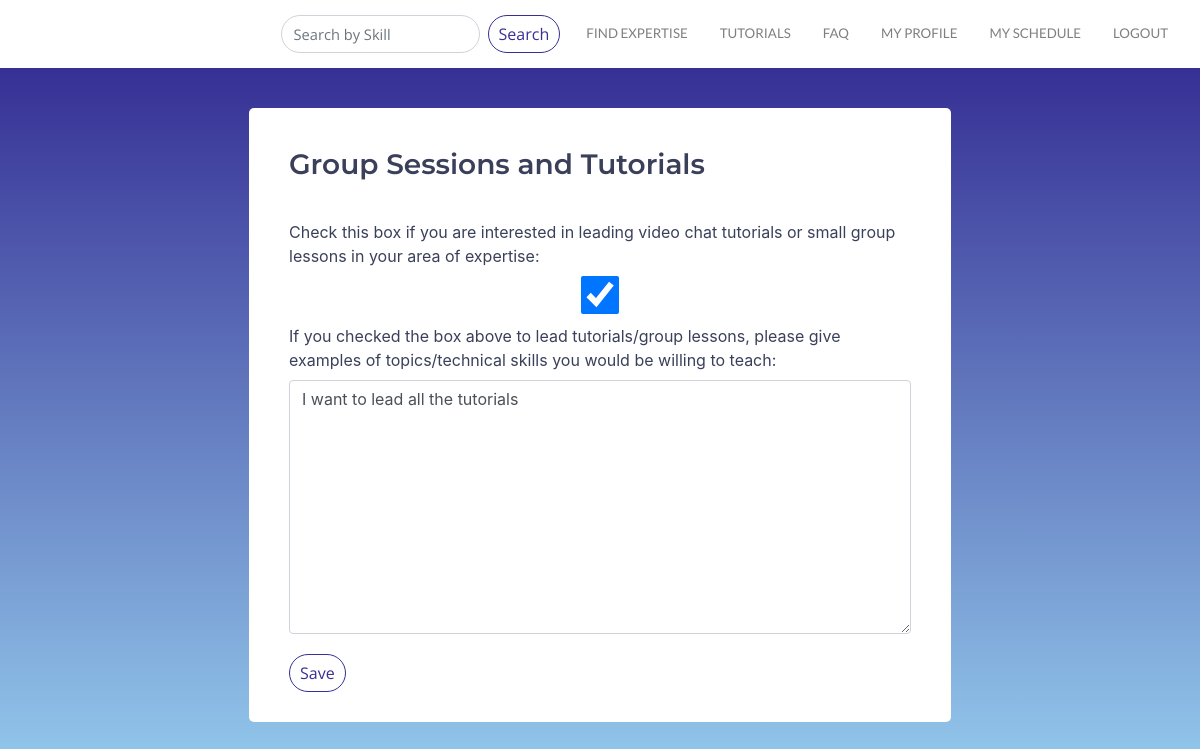
/search/users/profile/edit/tutorials/ (signed in), run on the app's committed database.
### users/models.py (models this page shows)
class CustomUser(AbstractUser):
    objects = CustomUserManager()
    position = models.CharField(max_length =10000, null=True, default='', blank=True)
    bio = models.CharField(max_length =10000, null=True, default='', blank=True)
    skills = TaggableManager(help_text="A comma-separated list of tags.")
    image = models.ImageField(upload_to="profile_image", blank=True)
    website = models.CharField(max_length=10000, null=True, default='', blank=True)
    skill_area1_title = models.CharField(max_length =10000, null=True, default='', blank=True)
    skill_area1 = models.CharField(max_length =10000, null=True, default='', blank=True)
    skill_area2_title = models.CharField(max_length =10000, null=True, default='', blank=True)
    skill_area2 = models.CharField(max_length =10000, null=True, default='', blank=True)
    skill_area3_title = models.CharField(max_length =10000, null=True, default='', blank=True)
    skill_area3 = models.CharField(max_length =10000, null=True, default='', blank=True)
    skill_area4_title = models.CharField(max_length =10000, null=True, default='', blank=True)
    skill_area4 = models.CharField(max_length =10000, null=True, default='', blank=True)
    skill_area5_title = models.CharField(max_length =10000, null=True, default='', blank=True)
    skill_area5 = models.CharField(max_length =10000, null=True, default='', blank=True)
    software_hardware = models.CharField(max_length =10000, null=True, default='', blank=True)
    software_hardware_intermediate = models.CharField(max_length =10000, null=True, default='', blank=True)
    availability = models.CharField(max_length=10000, null=True, default='', blank=True)
    rate = models.CharField(max_length= 10000, null=True, default='', blank=True)
    expert = models.BooleanField(blank=True, default=False)
    gives_tutorials = models.BooleanField(blank=True, default=False)
    tutorial_area = models.CharField(max_length =10000, null=True, default='', blank=True)
    wants_expert = models.BooleanField(blank=True, default=False)
    needs_help_with = models.CharField(max_length =10000, null=True, default='', blank=True)
    profile_under_review = models.BooleanField(blank=True, default=False)
    profile_approved = models.BooleanField(blank=True, default=False)

### users/views.py (the view)
# urls.py: path('profile/edit/tutorials/', views.EditProfileTutorialView, name='edit_profile_tutorials'),
@login_required
def EditProfileTutorialView(request):
    form_two =EditProfileDetail()
    if request.method == 'POST':
        form_two = EditProfileDetail(request.POST, instance =request.user)
        if form_two.is_valid():
            form_two.save()
        return HttpResponseRedirect(reverse('profile'))
    else:
        form_two = EditProfileDetail(instance = request.user)
        return render(request, 'edit_profile_tutorials.html', {
            'form_two': form_two,
        })

### templates/edit_profile_tutorials.html (shortened to what this page needs)
{% extends 'layout.html' %}
{% load static %}
{% load widget_tweaks %}
{% block content %}
<div class="container-fluid booking">
<form  class="form-group booking_form"  method="post">
    <div class="container" id="booking_form">
    <h3 class="edit_profile_subheading">Group Sessions and Tutorials</h3>
        {{ form_two.gives_tutorials.label_tag }}
          {% render_field form_two.gives_tutorials class="form-control" %}
        {{ form_two.tutorial_area.label_tag }}
          {% render_field form_two.tutorial_area class="form-control" %}
     <button type="submit" class="btn btn-primary edit_profile">Save</button>
    </div>
     </form>
    </div>
{% endblock %}

### static/css/layout.css (style rules this page uses)
.btn-primary { margin: 10px 0px; }
button.btn.btn-primary.edit_profile { padding: 6px 10px 6px 10px; margin: 20px 20px 20px 0px; background-color: transparent; border: 1px solid #363095; color: #363095; border-radius: 20px; font-family: 'Open Sans', sans-serif; }
body { background-image: url(scipertise_background_dark.jpg); background-size: cover; background-repeat:no-repeat; }
h3.edit_profile_subheading { padding: 30px 0px 20px 0px; font-family: 'Montserrat', sans-serif; font-weight: 600; }
div.container-fluid.booking { background-color:#363095; background-image: linear-gradient(to bottom, #363095, #a0def8); height: 100%; margin: 0 auto; overflow-y:scroll; color: #3a405a; }
div#booking_form.container { background-color: white; width: 60%; padding:10px 40px; overflow-y: scroll; margin: 40px auto; border-radius: 5px; }
label { padding-top: 10px; }
.btn { outline: none; color: black; background-color: transparent; box-shadow: 0 0 0 0; }

### data on the page
CustomUser: gives_tutorials "☑", tutorial_area "I want to lead all the tutorials"
